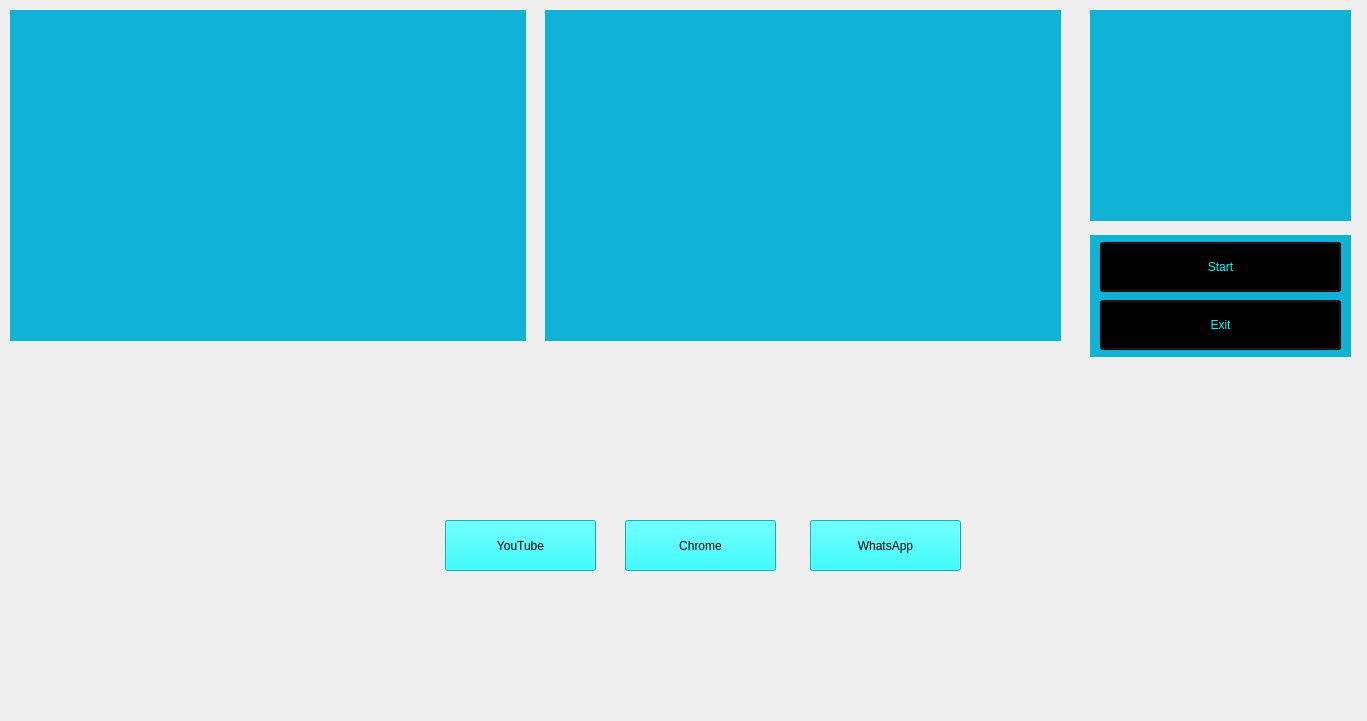
<?xml version="1.0" encoding="UTF-8"?>
<ui version="4.0">
 <class>JarvisUI</class>
 <widget class="QMainWindow" name="JarvisUI">
  <property name="geometry">
   <rect>
    <x>0</x>
    <y>0</y>
    <width>1367</width>
    <height>721</height>
   </rect>
  </property>
  <property name="windowTitle">
   <string>MainWindow</string>
  </property>
  <widget class="QWidget" name="centralwidget">
   <widget class="QLabel" name="bg_1">
    <property name="geometry">
     <rect>
      <x>-151</x>
      <y>-20</y>
      <width>2000</width>
      <height>880</height>
     </rect>
    </property>
    <property name="text">
     <string/>
    </property>
    <property name="pixmap">
     <pixmap>Black_Template.jpg</pixmap>
    </property>
    <property name="scaledContents">
     <bool>true</bool>
    </property>
   </widget>
   <widget class="QLabel" name="bg_2">
    <property name="geometry">
     <rect>
      <x>10</x>
      <y>10</y>
      <width>516</width>
      <height>331</height>
     </rect>
    </property>
    <property name="styleSheet">
     <string notr="true">background-color: rgb(16, 178, 214)</string>
    </property>
    <property name="text">
     <string/>
    </property>
   </widget>
   <widget class="QLabel" name="bg_3">
    <property name="geometry">
     <rect>
      <x>545</x>
      <y>10</y>
      <width>516</width>
      <height>331</height>
     </rect>
    </property>
    <property name="styleSheet">
     <string notr="true">background-color: rgb(16, 178, 214)</string>
    </property>
    <property name="text">
     <string/>
    </property>
   </widget>
   <widget class="QLabel" name="Gif_1">
    <property name="geometry">
     <rect>
      <x>20</x>
      <y>20</y>
      <width>496</width>
      <height>311</height>
     </rect>
    </property>
    <property name="text">
     <string/>
    </property>
    <property name="pixmap">
     <pixmap>Iron_Template_1.gif</pixmap>
    </property>
    <property name="scaledContents">
     <bool>true</bool>
    </property>
   </widget>
   <widget class="QLabel" name="Gif_2">
    <property name="geometry">
     <rect>
      <x>555</x>
      <y>20</y>
      <width>495</width>
      <height>311</height>
     </rect>
    </property>
    <property name="text">
     <string/>
    </property>
    <property name="pixmap">
     <pixmap>live.gif</pixmap>
    </property>
    <property name="scaledContents">
     <bool>true</bool>
    </property>
   </widget>
   <widget class="QLabel" name="Gif_3">
    <property name="geometry">
     <rect>
      <x>-180</x>
      <y>270</y>
      <width>671</width>
      <height>491</height>
     </rect>
    </property>
    <property name="text">
     <string/>
    </property>
    <property name="pixmap">
     <pixmap>__1.gif</pixmap>
    </property>
    <property name="scaledContents">
     <bool>true</bool>
    </property>
   </widget>
   <widget class="QLabel" name="bg_4">
    <property name="geometry">
     <rect>
      <x>10</x>
      <y>360</y>
      <width>351</width>
      <height>331</height>
     </rect>
    </property>
    <property name="text">
     <string/>
    </property>
    <property name="scaledContents">
     <bool>true</bool>
    </property>
   </widget>
   <widget class="QLabel" name="bg_5">
    <property name="geometry">
     <rect>
      <x>1090</x>
      <y>10</y>
      <width>261</width>
      <height>211</height>
     </rect>
    </property>
    <property name="styleSheet">
     <string notr="true">background-color: rgb(16, 178, 214)</string>
    </property>
    <property name="text">
     <string/>
    </property>
   </widget>
   <widget class="QLabel" name="Gif_4">
    <property name="geometry">
     <rect>
      <x>1100</x>
      <y>20</y>
      <width>241</width>
      <height>191</height>
     </rect>
    </property>
    <property name="text">
     <string/>
    </property>
    <property name="pixmap">
     <pixmap>Earth.gif</pixmap>
    </property>
    <property name="scaledContents">
     <bool>true</bool>
    </property>
   </widget>
   <widget class="QLabel" name="bg_7">
    <property name="geometry">
     <rect>
      <x>1090</x>
      <y>550</y>
      <width>261</width>
      <height>71</height>
     </rect>
    </property>
    <property name="text">
     <string/>
    </property>
    <property name="pixmap">
     <pixmap>gggf.jpg</pixmap>
    </property>
    <property name="scaledContents">
     <bool>true</bool>
    </property>
   </widget>
   <widget class="QLabel" name="bg_8">
    <property name="geometry">
     <rect>
      <x>1090</x>
      <y>465</y>
      <width>261</width>
      <height>71</height>
     </rect>
    </property>
    <property name="text">
     <string/>
    </property>
    <property name="pixmap">
     <pixmap>gggf.jpg</pixmap>
    </property>
    <property name="scaledContents">
     <bool>true</bool>
    </property>
   </widget>
   <widget class="QTextBrowser" name="Text_Day">
    <property name="geometry">
     <rect>
      <x>1170</x>
      <y>565</y>
      <width>261</width>
      <height>71</height>
     </rect>
    </property>
    <property name="styleSheet">
     <string notr="true">Background-color: Transparent;
font: 18pt &quot;MS Shell Dlg 2&quot;;
color: rgb(0, 255, 255);
border-radius: none;</string>
    </property>
    <property name="html">
     <string>&lt;!DOCTYPE HTML PUBLIC &quot;-//W3C//DTD HTML 4.0//EN&quot; &quot;http://www.w3.org/TR/REC-html40/strict.dtd&quot;&gt;
&lt;html&gt;&lt;head&gt;&lt;meta name=&quot;qrichtext&quot; content=&quot;1&quot; /&gt;&lt;style type=&quot;text/css&quot;&gt;
p, li { white-space: pre-wrap; }
&lt;/style&gt;&lt;/head&gt;&lt;body style=&quot; font-family:'MS Shell Dlg 2'; font-size:18pt; font-weight:400; font-style:normal;&quot;&gt;
&lt;p style=&quot;-qt-paragraph-type:empty; margin-top:0px; margin-bottom:0px; margin-left:0px; margin-right:0px; -qt-block-indent:0; text-indent:0px;&quot;&gt;&lt;br /&gt;&lt;/p&gt;&lt;/body&gt;&lt;/html&gt;</string>
    </property>
   </widget>
   <widget class="QTextBrowser" name="Text_Date">
    <property name="geometry">
     <rect>
      <x>1123</x>
      <y>482</y>
      <width>261</width>
      <height>61</height>
     </rect>
    </property>
    <property name="styleSheet">
     <string notr="true">Background-color: Transparent;
font: 18pt &quot;MS Shell Dlg 2&quot;;
color: rgb(0, 255, 255);
border-radius: none;</string>
    </property>
    <property name="html">
     <string>&lt;!DOCTYPE HTML PUBLIC &quot;-//W3C//DTD HTML 4.0//EN&quot; &quot;http://www.w3.org/TR/REC-html40/strict.dtd&quot;&gt;
&lt;html&gt;&lt;head&gt;&lt;meta name=&quot;qrichtext&quot; content=&quot;1&quot; /&gt;&lt;style type=&quot;text/css&quot;&gt;
p, li { white-space: pre-wrap; }
&lt;/style&gt;&lt;/head&gt;&lt;body style=&quot; font-family:'MS Shell Dlg 2'; font-size:18pt; font-weight:400; font-style:normal;&quot;&gt;
&lt;p style=&quot;-qt-paragraph-type:empty; margin-top:0px; margin-bottom:0px; margin-left:0px; margin-right:0px; -qt-block-indent:0; text-indent:0px;&quot;&gt;&lt;br /&gt;&lt;/p&gt;&lt;/body&gt;&lt;/html&gt;</string>
    </property>
   </widget>
   <widget class="QPushButton" name="pushButton_start">
    <property name="geometry">
     <rect>
      <x>1100</x>
      <y>242</y>
      <width>241</width>
      <height>50</height>
     </rect>
    </property>
    <property name="styleSheet">
     <string notr="true">background-color: rgb(0, 0, 0);
color: rgb(0, 255, 255);
font: 24pt &quot;Courier New&quot;;
</string>
    </property>
    <property name="text">
     <string>Start</string>
    </property>
   </widget>
   <widget class="QLabel" name="bg_9">
    <property name="geometry">
     <rect>
      <x>1090</x>
      <y>235</y>
      <width>261</width>
      <height>122</height>
     </rect>
    </property>
    <property name="styleSheet">
     <string notr="true">background-color: rgb(16, 178, 214)</string>
    </property>
    <property name="text">
     <string/>
    </property>
   </widget>
   <widget class="QPushButton" name="pushButton_exit">
    <property name="geometry">
     <rect>
      <x>1100</x>
      <y>300</y>
      <width>241</width>
      <height>50</height>
     </rect>
    </property>
    <property name="styleSheet">
     <string notr="true">background-color: rgb(0, 0, 0);
color: rgb(0, 255, 255);
font: 24pt &quot;Courier New&quot;;
</string>
    </property>
    <property name="text">
     <string>Exit</string>
    </property>
   </widget>
   <widget class="QPushButton" name="pushButton_yt">
    <property name="geometry">
     <rect>
      <x>445</x>
      <y>520</y>
      <width>151</width>
      <height>51</height>
     </rect>
    </property>
    <property name="styleSheet">
     <string notr="true">font: 18pt &quot;MS Shell Dlg 2&quot;;
background-color: rgb(85, 255, 255);
background-color: rgb(0, 255, 255);</string>
    </property>
    <property name="text">
     <string>YouTube</string>
    </property>
   </widget>
   <widget class="QPushButton" name="pushButton_chrome">
    <property name="geometry">
     <rect>
      <x>625</x>
      <y>520</y>
      <width>151</width>
      <height>51</height>
     </rect>
    </property>
    <property name="styleSheet">
     <string notr="true">font: 18pt &quot;MS Shell Dlg 2&quot;;
background-color: rgb(0, 255, 255);</string>
    </property>
    <property name="text">
     <string>Chrome</string>
    </property>
   </widget>
   <widget class="QPushButton" name="pushButton_whatsapp">
    <property name="geometry">
     <rect>
      <x>810</x>
      <y>520</y>
      <width>151</width>
      <height>51</height>
     </rect>
    </property>
    <property name="styleSheet">
     <string notr="true">font: 18pt &quot;MS Shell Dlg 2&quot;;
background-color: rgb(0, 255, 255);</string>
    </property>
    <property name="text">
     <string>WhatsApp</string>
    </property>
   </widget>
   <widget class="QLabel" name="bg_6">
    <property name="geometry">
     <rect>
      <x>1090</x>
      <y>635</y>
      <width>261</width>
      <height>71</height>
     </rect>
    </property>
    <property name="text">
     <string/>
    </property>
    <property name="pixmap">
     <pixmap>gggf.jpg</pixmap>
    </property>
    <property name="scaledContents">
     <bool>true</bool>
    </property>
   </widget>
   <widget class="QTextBrowser" name="Text_Time">
    <property name="geometry">
     <rect>
      <x>1135</x>
      <y>652</y>
      <width>261</width>
      <height>71</height>
     </rect>
    </property>
    <property name="styleSheet">
     <string notr="true">Background-color: Transparent;
font: 18pt &quot;MS Shell Dlg 2&quot;;
color: rgb(0, 255, 255);
border-radius: none;</string>
    </property>
    <property name="html">
     <string>&lt;!DOCTYPE HTML PUBLIC &quot;-//W3C//DTD HTML 4.0//EN&quot; &quot;http://www.w3.org/TR/REC-html40/strict.dtd&quot;&gt;
&lt;html&gt;&lt;head&gt;&lt;meta name=&quot;qrichtext&quot; content=&quot;1&quot; /&gt;&lt;style type=&quot;text/css&quot;&gt;
p, li { white-space: pre-wrap; }
&lt;/style&gt;&lt;/head&gt;&lt;body style=&quot; font-family:'MS Shell Dlg 2'; font-size:18pt; font-weight:400; font-style:normal;&quot;&gt;
&lt;p style=&quot;-qt-paragraph-type:empty; margin-top:0px; margin-bottom:0px; margin-left:0px; margin-right:0px; -qt-block-indent:0; text-indent:0px;&quot;&gt;&lt;br /&gt;&lt;/p&gt;&lt;/body&gt;&lt;/html&gt;</string>
    </property>
   </widget>
   <zorder>bg_1</zorder>
   <zorder>Gif_3</zorder>
   <zorder>bg_2</zorder>
   <zorder>bg_3</zorder>
   <zorder>Gif_1</zorder>
   <zorder>Gif_2</zorder>
   <zorder>bg_4</zorder>
   <zorder>bg_5</zorder>
   <zorder>Gif_4</zorder>
   <zorder>bg_7</zorder>
   <zorder>bg_8</zorder>
   <zorder>Text_Day</zorder>
   <zorder>Text_Date</zorder>
   <zorder>bg_9</zorder>
   <zorder>pushButton_start</zorder>
   <zorder>pushButton_exit</zorder>
   <zorder>pushButton_yt</zorder>
   <zorder>pushButton_chrome</zorder>
   <zorder>pushButton_whatsapp</zorder>
   <zorder>bg_6</zorder>
   <zorder>Text_Time</zorder>
  </widget>
 </widget>
 <resources/>
 <connections/>
</ui>
